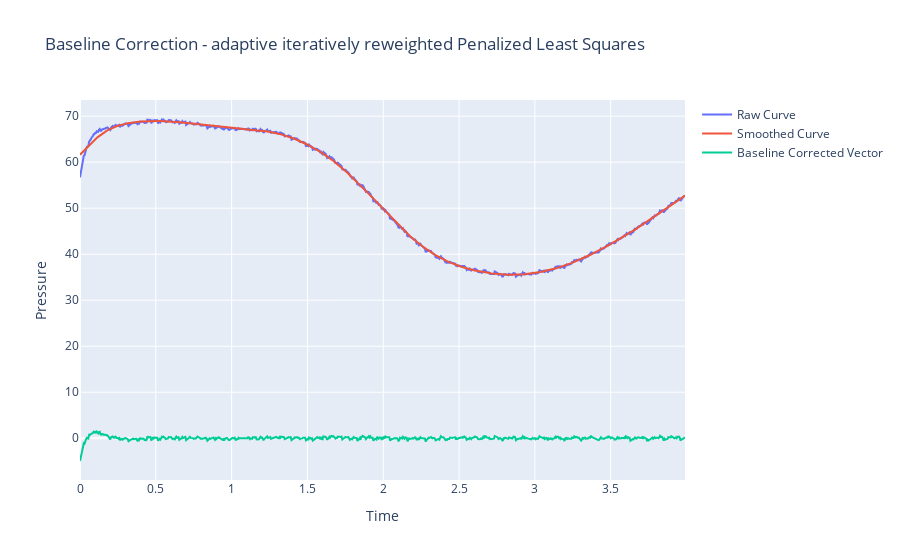

This figure's notebook cell:
### Code cell
"""
5. airPLS (adaptive iteratively reweighted Penalized Least Squares)
- fit a polynomial of degree <degree> to the original signal, to simulate a blank chromatogram and subtract it from the original signal 
"""
def logistic(x, m, s):
    return 1.0 / (1.0 + np.exp(-(x - m) / s))

smoothness = 1e5
n_iterations = 50
L = len(pressure_vector)
D = sparse.csc_matrix(np.diff(np.eye(L), 2))
w = np.ones(L)
for i in range(n_iterations):
    W = sparse.spdiags(w, 0, L, L)
    Z = W + smoothness * D.dot(D.transpose())
    smoothed_vector = spsolve(Z, w * pressure_vector)
    d = pressure_vector - smoothed_vector
    d_neg = d[d < 0]
    abs_d_neg = np.abs(d_neg).sum()
    abs_y = np.abs(pressure_vector).sum()
    if abs_d_neg < 0.001 * abs_y:
        break
    if len(d_neg) == 0:
        m_d, s_d = 0, 1
    else:
        m_d = np.mean(d_neg)
        s_d = np.std(d_neg) if np.std(d_neg) > 0 else 1
    w = np.ones(L)
    mask = pressure_vector > smoothed_vector
    w[mask] = logistic(pressure_vector[mask] - smoothed_vector[mask], m_d, s_d)
# baseline correction by subtracting the smoothed vector from the original pressure vector
baseline_corrected_vector = pressure_vector - smoothed_vector
fig = go.Figure()
fig.add_trace(go.Scatter(x=time, y=pressure_vector, mode='lines', name='Raw Curve'))
fig.add_trace(go.Scatter(x=time, y=smoothed_vector, mode='lines', name='Smoothed Curve'))
fig.add_trace(go.Scatter(x=time, y=baseline_corrected_vector, mode='lines', name='Baseline Corrected Vector'))
fig.update_layout(title='Baseline Correction - adaptive iteratively reweighted Penalized Least Squares', xaxis_title='Time', yaxis_title='Pressure')
fig.show()
fig.write_image("dev/figures/fig_baseline_correction_airPLS.png", width=1100, height= 350, scale = 3)

### Figure 1 — Plotly figure (JSON) as saved in the notebook; plotly's stock layout.template omitted (floating-point values rounded to 4 significant figures; data arrays with more than 128 entries replaced by an {"elided": "..."} marker saying what was removed)
{"data": [{"mode": "lines", "name": "Raw Curve", "type": "scatter", "x": {"elided": "799 float values"}, "y": {"elided": "799 float values"}}, {"mode": "lines", "name": "Smoothed Curve", "type": "scatter", "x": {"elided": "799 float values"}, "y": {"elided": "799 float values"}}, {"mode": "lines", "name": "Baseline Corrected Vector", "type": "scatter", "x": {"elided": "799 float values"}, "y": {"elided": "799 float values"}}], "layout": {"title": {"text": "Baseline Correction - adaptive iteratively reweighted Penalized Least Squares"}, "xaxis": {"title": {"text": "Time"}}, "yaxis": {"title": {"text": "Pressure"}}}}
